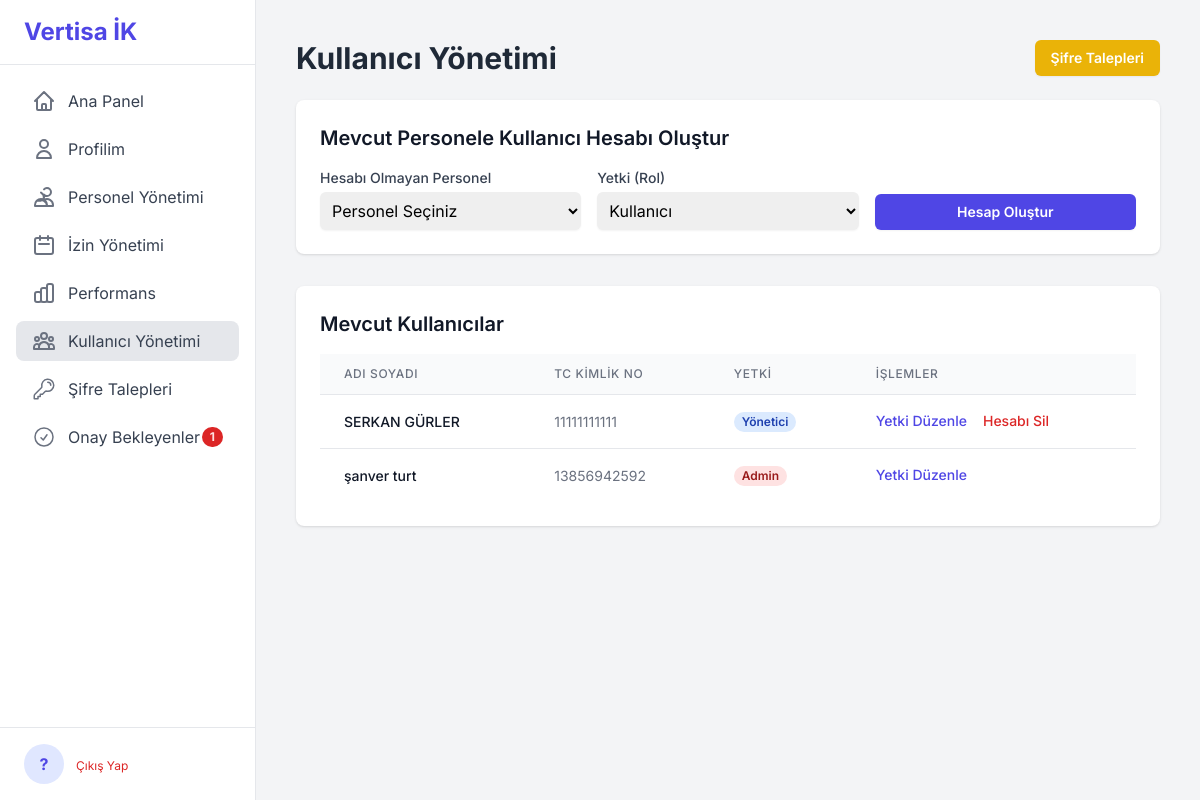
The app's page /admin/users (signed in), older data.
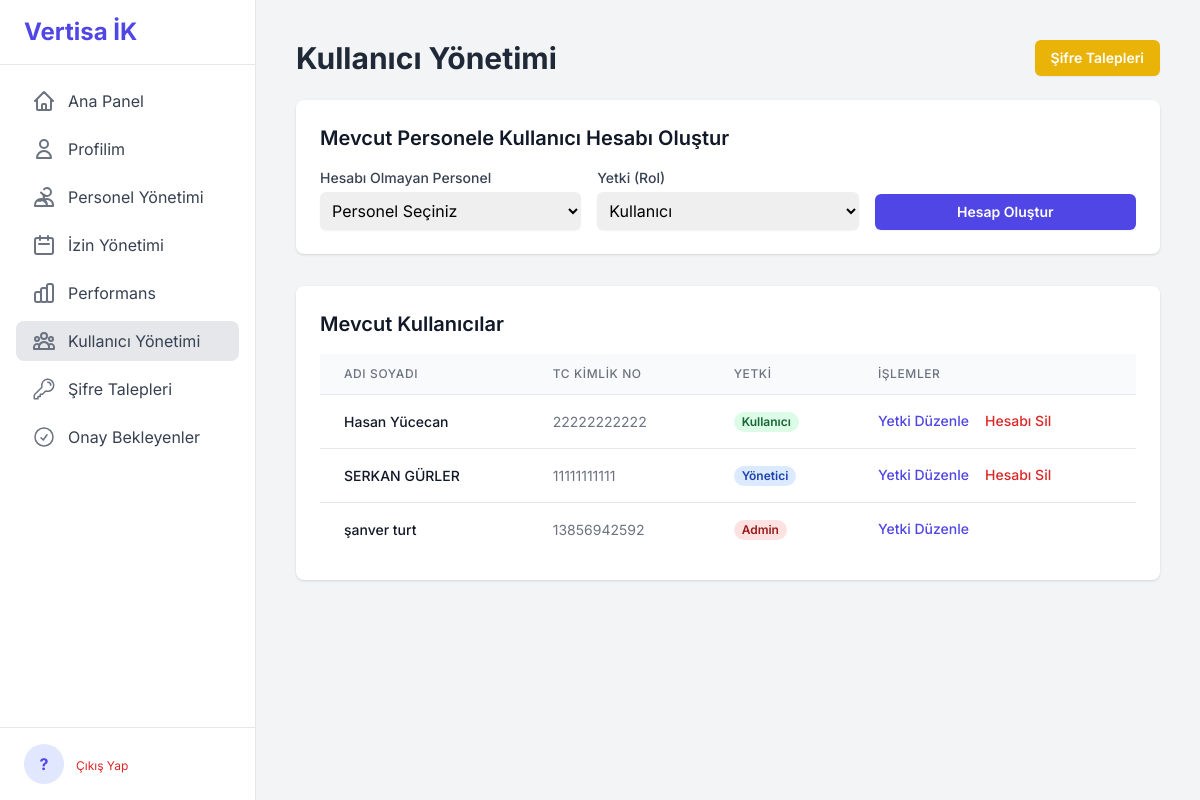
The same page, newer data.
### tables this page shows
CREATE TABLE kullanicilar (id INTEGER PRIMARY KEY AUTOINCREMENT, password TEXT NOT NULL, role TEXT NOT NULL DEFAULT "user", calisan_id INTEGER UNIQUE REFERENCES calisanlar(id) NOT NULL);

CREATE TABLE calisanlar (
            id INTEGER PRIMARY KEY AUTOINCREMENT, ad_soyad TEXT NOT NULL, sicil_no TEXT UNIQUE,
            ise_baslama_tarihi TEXT, tel TEXT, yakin_tel TEXT, tc_kimlik TEXT UNIQUE NOT NULL, 
            adres TEXT, iban TEXT, egitim TEXT, ucreti TEXT, aciklama TEXT, isten_cikis_tarihi TEXT,
            yillik_izin_bakiye INTEGER NOT NULL DEFAULT 20, yaka_tipi TEXT,
            yonetici_id INTEGER REFERENCES calisanlar(id),
            sube_id INTEGER REFERENCES subeler(id),
            gorev_id INTEGER REFERENCES gorevler(id),
            mail TEXT UNIQUE
        , onay_durumu TEXT NOT NULL DEFAULT "Onaylandı", admin_notu TEXT);

### app/admin.py (the view)
@bp.route('/users')
@admin_required
def user_management():
    db = g.db
    requests_count = db.execute("SELECT COUNT(id) FROM sifre_sifirlama_talepleri WHERE durum = 'Beklemede'").fetchone()[0]
    users = db.execute("SELECT u.id, u.role, c.ad_soyad, c.tc_kimlik FROM kullanicilar u JOIN calisanlar c ON u.calisan_id = c.id ORDER BY c.ad_soyad").fetchall()
    unlinked_personnel = db.execute("SELECT * FROM calisanlar WHERE id NOT IN (SELECT calisan_id FROM kullanicilar WHERE calisan_id IS NOT NULL) AND onay_durumu = 'Onaylandı'").fetchall()
    return render_template('user_management.html', users=users, password_requests_count=requests_count, unlinked_personnel=unlinked_personnel)

### app/auth.py (called while the page is built)
def admin_required(view):
    @wraps(view)
    def wrapped_view(**kwargs):
        if session.get('role') != 'admin':
            flash("Bu sayfaya erişim yetkiniz bulunmamaktadır.", "danger")
            return redirect(url_for('dashboard.index'))
        return view(**kwargs)
    return wrapped_view

### app/templates/user_management.html (shortened to what the changed rows need)
{% extends "base.html" %}
{% block content %}
<div class="flex justify-between items-center mb-6">
    <h1 class="text-3xl font-bold text-gray-800">Kullanıcı Yönetimi</h1>
</div>
<div class="bg-white rounded-lg shadow p-6 mb-8">
    <h2 class="text-xl font-semibold text-gray-900 mb-4">Mevcut Personele Kullanıcı Hesabı Oluştur</h2>
</div>
<div class="bg-white rounded-lg shadow p-6">
    <h2 class="text-xl font-semibold text-gray-900 mb-4">Mevcut Kullanıcılar</h2>
    <div class="overflow-x-auto">
        <table class="min-w-full divide-y divide-gray-200">
            <thead class="bg-gray-50">
                <tr>
                    <th class="px-6 py-3 text-left text-xs font-medium text-gray-500 uppercase tracking-wider">Adı Soyadı</th>
                    <th class="px-6 py-3 text-left text-xs font-medium text-gray-500 uppercase tracking-wider">TC Kimlik No</th>
                    <th class="px-6 py-3 text-left text-xs font-medium text-gray-500 uppercase tracking-wider">Yetki</th>
                    <th class="px-6 py-3 text-left text-xs font-medium text-gray-500 uppercase tracking-wider">İşlemler</th>
                </tr>
            </thead>
            <tbody class="bg-white divide-y divide-gray-200">
                {% for user in users %}
                <tr class="hover:bg-gray-50 transition-colors duration-150">
                    <td class="px-6 py-4 whitespace-nowrap text-sm font-medium text-gray-900">{{ user.ad_soyad }}</td>
                    <td class="px-6 py-4 whitespace-nowrap text-sm text-gray-500">{{ user.tc_kimlik }}</td>
                    <td class="px-6 py-4 whitespace-nowrap text-sm text-gray-500">
                        {% if user.role == 'admin' %}
                            <span class="px-2 inline-flex text-xs leading-5 font-semibold rounded-full bg-red-100 text-red-800">Admin</span>
                        {% elif user.role == 'manager' %}
                             <span class="px-2 inline-flex text-xs leading-5 font-semibold rounded-full bg-blue-100 text-blue-800">Yönetici</span>
                        {% else %}
                            <span class="px-2 inline-flex text-xs leading-5 font-semibold rounded-full bg-green-100 text-green-800">Kullanıcı</span>
                        {% endif %}
                    </td>
                    <td class="px-6 py-4 whitespace-nowrap text-sm font-medium flex items-center space-x-4">
                        <a href="{{ url_for('admin.edit_user', user_id=user.id) }}" class="text-indigo-600 hover:text-indigo-900">Yetki Düzenle</a>
                        {% if user.id != session.user_id %}
                        <form action="{{ url_for('admin.delete_user', user_id=user.id) }}" method="POST" onsubmit="return confirm('Bu kullanıcı hesabını silmek istediğinizden emin misiniz? Personel kaydı silinmeyecektir.');">
                            <button type="submit" class="text-red-600 hover:text-red-900">Hesabı Sil</button>
                        </form>
                        {% endif %}
                    </td>
                </tr>
                {% endfor %}
            </tbody>
        </table>
    </div>
</div>
{% endblock %}

Row changes from the older to the newer data that the page shows:
added kullanicilar: ad_soyad "Hasan Yücecan", tc_kimlik "22222222222", role "Kullanıcı"
Text that changed along with them:
{{ g.pending_approvals }}: "1" → (not shown)
